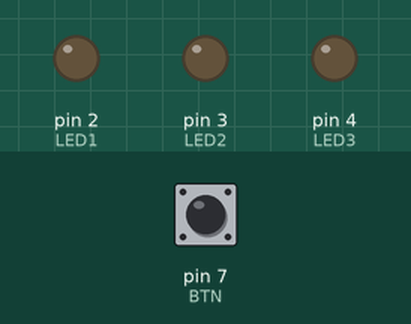
The sketch below on a simulated Arduino Uno, built with avr-gcc and run on an emulated ATmega328P. On the bench: output pins drawn as LEDs (lit = HIGH). Dashed ring = blinking. Inputs (shaded band) come from the test bench; at power-on: pin 7 (BTN) HIGH.

Above: at 1.2 s.
1.3 s: pin 7 (BTN) pulled LOW for 1 s
At 3.4 s:
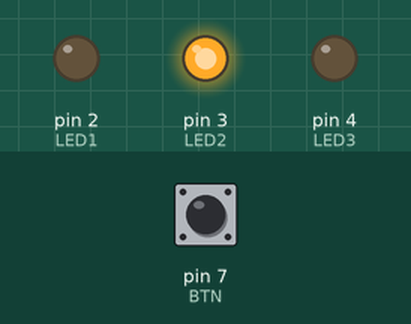
3.8 s: pin 7 (BTN) pulled LOW for 0.15 s
At 4.6 s:
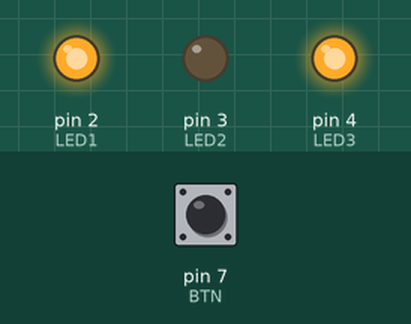
5.4 s: pin 7 (BTN) pulled LOW for 3.2 s
At 5.85 s:
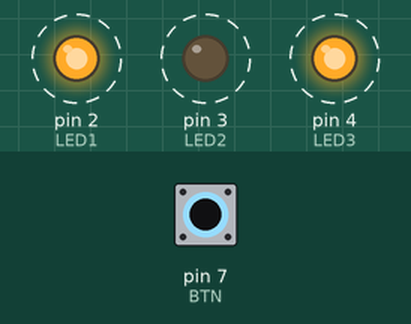
Timing chart, 0 to 9.9 s (numbered marks = the images above; inputs shaded):
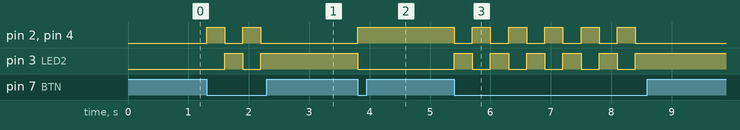

Measured:
- after the input at 1.3 s, pin 2 (LED1), pin 4 (LED3): alternates HIGH for 0.30 s and LOW for 0.30 s, 4 changes in all, then stays LOW, starting at once; pin 3 (LED2): LOW → HIGH after 0.30 s, → LOW 0.30 s later, → HIGH 0.30 s later
- after the input at 3.8 s, pin 2 (LED1), pin 4 (LED3): LOW → HIGH at once; pin 3 (LED2): HIGH → LOW at once
- after the input at 5.4 s, pin 2 (LED1), pin 4 (LED3): alternates HIGH for 0.30 s and LOW for 0.30 s, 11 changes in all, then stays LOW, starting at once; pin 3 (LED2): alternates HIGH for 0.30 s and LOW for 0.30 s, 11 changes in all, then stays HIGH, starting at once

The sketch:

09_activity2.ino
```cpp
#define LED1 2
#define LED2 3
#define LED3 4
#define BTN 7

int BlinkState = 1;

void setup() {
  // put your setup code here, to run once:
  pinMode(LED1, OUTPUT);
  pinMode(LED2, OUTPUT);
  pinMode(LED3, OUTPUT);
  pinMode(BTN, INPUT);
}


void loop() {
  if(digitalRead(BTN) == LOW){
    if(BlinkState == 1){
      digitalWrite(LED1, HIGH);
      digitalWrite(LED2, LOW);
      digitalWrite(LED3, HIGH);
      BlinkState = 2;
    }else{
      digitalWrite(LED1, LOW);
      digitalWrite(LED2, HIGH);
      digitalWrite(LED3, LOW);
      BlinkState = 1;
    }

    delay(300);
  }


}
```
